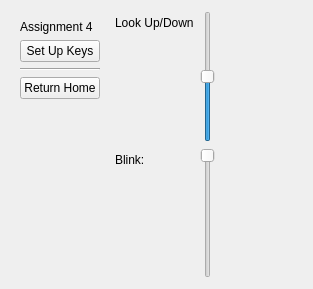
<?xml version="1.0" encoding="UTF-8"?>
<ui version="4.0">
 <class>Form</class>
 <widget class="QWidget" name="Form">
  <property name="geometry">
   <rect>
    <x>0</x>
    <y>0</y>
    <width>313</width>
    <height>289</height>
   </rect>
  </property>
  <property name="windowTitle">
   <string>Form</string>
  </property>
  <layout class="QHBoxLayout" name="horizontalLayout">
   <item>
    <widget class="QWidget" name="controlsBox" native="true">
     <layout class="QVBoxLayout" name="verticalLayout">
      <item>
       <widget class="QLabel" name="label">
        <property name="text">
         <string>Assignment 4</string>
        </property>
       </widget>
      </item>
      <item>
       <widget class="QPushButton" name="setUpButton">
        <property name="text">
         <string>Set Up Keys</string>
        </property>
       </widget>
      </item>
      <item>
       <widget class="Line" name="line">
        <property name="orientation">
         <enum>Qt::Horizontal</enum>
        </property>
       </widget>
      </item>
      <item>
       <widget class="QPushButton" name="homeBtn">
        <property name="text">
         <string>Return Home</string>
        </property>
       </widget>
      </item>
      <item>
       <spacer name="verticalSpacer">
        <property name="orientation">
         <enum>Qt::Vertical</enum>
        </property>
        <property name="sizeHint" stdset="0">
         <size>
          <width>20</width>
          <height>40</height>
         </size>
        </property>
       </spacer>
      </item>
     </layout>
    </widget>
   </item>
   <item>
    <layout class="QFormLayout" name="formLayout">
     <item row="0" column="0">
      <widget class="QLabel" name="label_2">
       <property name="text">
        <string>Look Up/Down</string>
       </property>
      </widget>
     </item>
     <item row="0" column="1">
      <widget class="QSlider" name="eyesSlider">
       <property name="minimum">
        <number>-10</number>
       </property>
       <property name="maximum">
        <number>10</number>
       </property>
       <property name="orientation">
        <enum>Qt::Vertical</enum>
       </property>
      </widget>
     </item>
     <item row="1" column="0">
      <widget class="QLabel" name="label_3">
       <property name="text">
        <string>Blink:</string>
       </property>
      </widget>
     </item>
     <item row="1" column="1">
      <widget class="QSlider" name="blinkSlider">
       <property name="minimum">
        <number>0</number>
       </property>
       <property name="maximum">
        <number>6</number>
       </property>
       <property name="sliderPosition">
        <number>0</number>
       </property>
       <property name="orientation">
        <enum>Qt::Vertical</enum>
       </property>
       <property name="invertedAppearance">
        <bool>true</bool>
       </property>
       <property name="invertedControls">
        <bool>false</bool>
       </property>
      </widget>
     </item>
    </layout>
   </item>
   <item>
    <spacer name="horizontalSpacer">
     <property name="orientation">
      <enum>Qt::Horizontal</enum>
     </property>
     <property name="sizeHint" stdset="0">
      <size>
       <width>439</width>
       <height>20</height>
      </size>
     </property>
    </spacer>
   </item>
  </layout>
 </widget>
 <resources/>
 <connections>
  <connection>
   <sender>setUpButton</sender>
   <signal>clicked()</signal>
   <receiver>setUpButton</receiver>
   <slot>toggle()</slot>
   <hints>
    <hint type="sourcelabel">
     <x>98</x>
     <y>67</y>
    </hint>
    <hint type="destinationlabel">
     <x>60</x>
     <y>55</y>
    </hint>
   </hints>
  </connection>
 </connections>
</ui>
